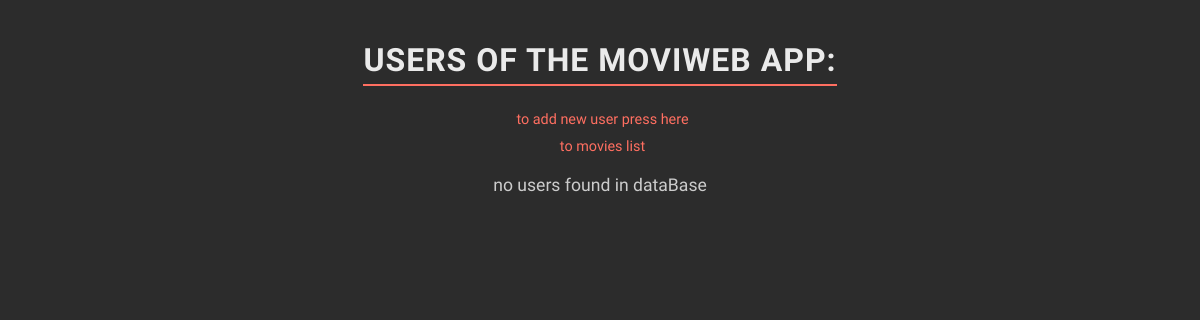
The app's page /users, older data.
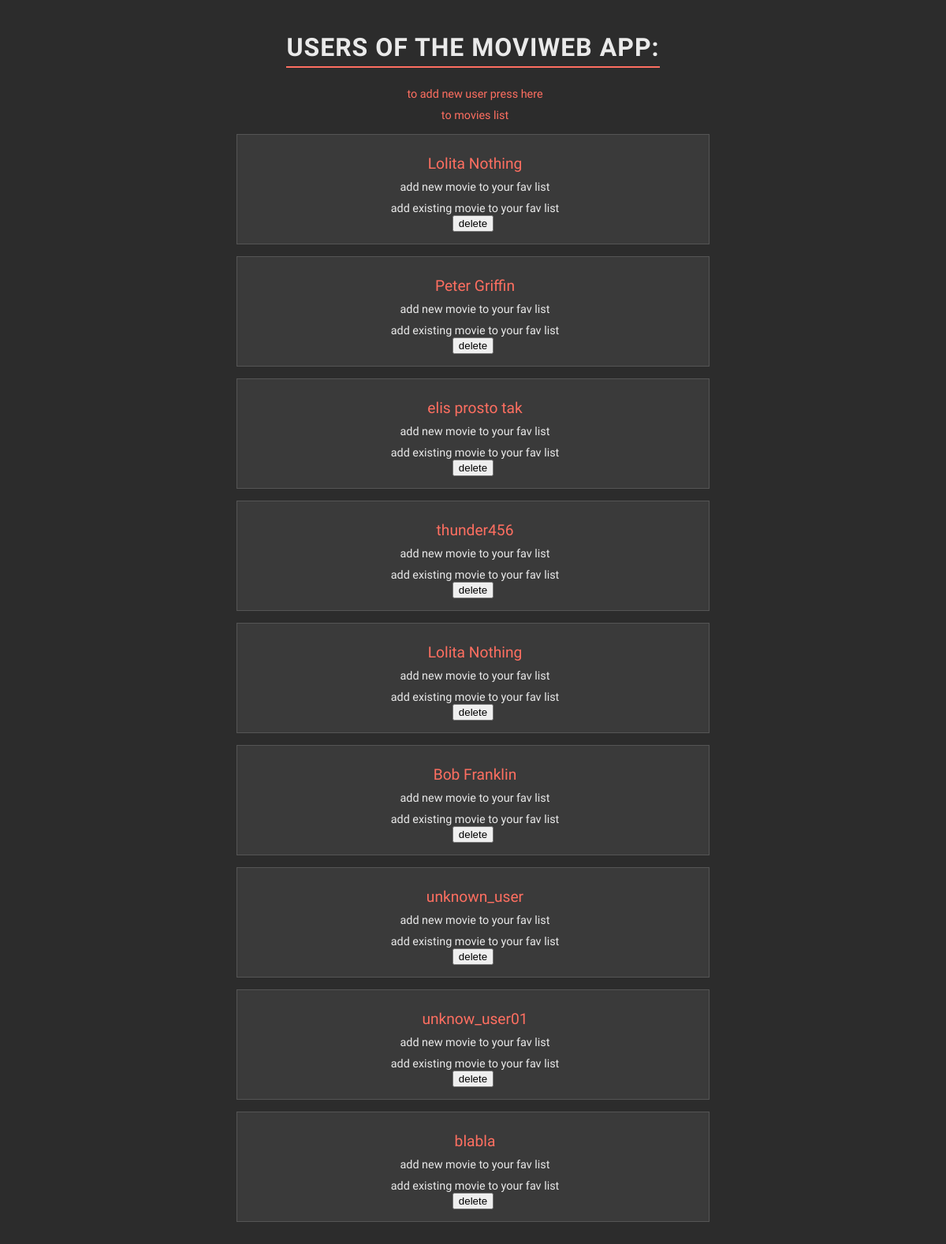
The same page, newer data.
### data_models.py (models this page shows, shortened)
class User(db.Model):
    __tablename__ = 'users'
    user_id = db.Column(db.Integer, primary_key=True, autoincrement=True)
    user_name = db.Column(db.String(100), nullable=False)
    movies = relationship('Movie', secondary=user_movies, back_populates='users')

### app.py (the view)
@app.route('/users', methods=['GET'])
def list_users():
    try:
        users = data_manager.list_all_users()
        return render_template('users.html', users=users)
    except Exception as e:
        app.logger.error(f"Error fetching users from the database: {e}")
        flash('An error occurred while fetching users. Please try again later. 🛀',
              'error')
        return redirect(url_for('home'))

### datamanager/sqlite_data_manager.py (called while the page is built)
    def list_all_users(self):
        with self.app.app_context():
            return self.db.session.query(User).all()

### templates/users.html (shortened to what this page needs)
<!DOCTYPE html>
<html lang="en">
<head>
    <link rel="stylesheet" href="{{ url_for('static', filename='styles.css') }}">
</head>
<body>
    <h1>users of the MoviWeb App:</h1>
    <div>
        <a href="{{ url_for('add_user') }}">to add new user press here</a> <br>
        <a href="{{ url_for('list_movies') }}"> to movies list</a>
    </div>
    {% if users %}
        <ul>
            {% for user in users %}
            <li>
                <a class="user" href="/users/{{ user.user_id }}">{{ user.user_name }}</a> <br>
                <a class="add-movie" href="{{ url_for('add_new_movie_to_user', user_id=user.user_id) }}">add new movie to your fav list</a><br>
                <a class="add-movie" href="{{ url_for('add_existing_movie_to_user', user_id=user.user_id) }}">add existing movie to your fav list</a><br>
                <form id="delete-form-{{ user.user_id }}" action="{{ url_for('delete_user', user_id=user.user_id) }}"
                      method="POST" style="display: inline;">
                    <button type="button" onclick="confirmDeletion({{ user.user_id }})">delete</button>
                </form>
            </li>
            {% endfor %}
        </ul>
    {% else %}
        <p>no users found in dataBase</p>
    {% endif %}
</body>
</html>

Row changes from the older to the newer data that the page shows:
added User: user_name "Lolita Nothing"
added User: user_name "Peter Griffin"
added User: user_name "elis prosto tak"
added User: user_name "thunder456"
added User: user_name "Lolita Nothing"
added User: user_name "Bob Franklin"
added User: user_name "unknown_user"
added User: user_name "unknow_user01"
added User: user_name "blabla"
Text that changed along with them:
text no longer shown: "no users found in dataBase"
